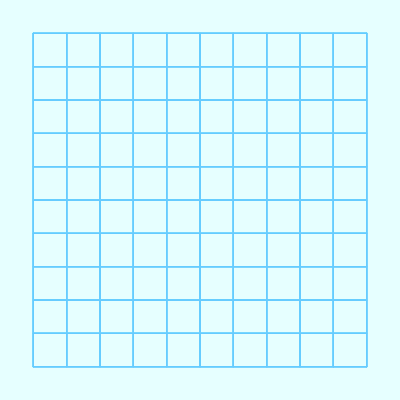
Frame 1 (no input)
Frame 60 (no input): identical to frame 1, image omitted
Frame 120 (the mouse pressed at the canvas centre since frame 60): identical to frame 1, image omitted

The p5.js sketch that drew this single still picture (run headless with seeded random() and noise() and a simulated clock; from frame 60 on, the mouse is pressed at the canvas centre):

// p5.js sketch
// ── sketch.js
/* eslint-disable no-undef, no-unused-vars */
/*

  CONSTANTS AND VARS

*/
const RESOLUTION = 400;
const GRIDS = 12;
const BUTTON_X_SIZE = 90;
const BUTTON_Y_SIZE = 20;
var rays = []; // fixme multiple rays allowed ?
var mirrors = [];
var clickCount = 0;

/*

  CLASSES

*/

class Ray {
  constructor(_xpos, _ypos, _xvector, _yvector) {
    this.x = _xpos;
    this.y = _ypos;
    this.xvector = _xvector;
    this.yvector = _yvector;
  }
}

class Mirror {
  constructor(_x1, _y1, _x2, _y2) {
    this.x1 = _x1;
    this.y1 = _y1;
    this.x2 = _x2;
    this.y2 = _y2;
  }

  print() {
    console.log(
      "Mirror:",
      "\n",
      "x1:",
      this.x1,
      "y1:",
      this.y1,
      "\n",
      "x2:",
      this.x2,
      "y2:",
      this.y2
    );
  }
  printP5() {
    console.log(
      "Mirror:",
      "\n",
      "x1:",
      xToP5(this.x1),
      "y1:",
      yToP5(this.y1),
      "\n",
      "x2:",
      xToP5(this.x2),
      "y2:",
      yToP5(this.y2)
    );
  }
}

/* * * * * * * * * * * * * * * * *

  FUNCTIONS (MAIN IMPLEMENTATION)

* * * * * * * * * * * * * * * * * */

function tranformCoordsToGrid(x, y) {
  let new_x = xToGrid(x);
  let new_y = yToGrid(y);

  console.log("Previous coords:", x, y);
  console.log("New coords:", new_x, new_y);
}

function xToGrid(x) {
  return -1 + (GRIDS * x) / RESOLUTION;
}
function yToGrid(y) {
  return -1 + (RESOLUTION - y) / (RESOLUTION / GRIDS);
}

function xToP5(x) {
  return ((x + 1) * RESOLUTION) / GRIDS;
}
function yToP5(y) {
  return RESOLUTION - (y + 1) * (RESOLUTION / GRIDS);
}

/* * * * * * * * * * * * * * * * *

  TESTS

* * * * * * * * * * * * * * * * * */

function runTests() {}

function createTestEnv1() {
  /*
    Example from 
    POINTS
      A = (0,0)  B = (0,2)
      C = (2,2)  D = (1, 0)
    SEGMENTS
      AB, BC, CD
    RAY
      (1,1) with -1/2 slope (-2, 1)
  */

  mirrors.push(new Mirror(0, 0, 0, 2));
  mirrors.push(new Mirror(0, 2, 2, 2));
  mirrors.push(new Mirror(2, 2, 1, 0));
  rays.push(new Ray(1, 1, -2, 1)); // fixme (-2,1) from (0,0), not (1,1)
}

/*

  SETUP FUNCTION

*/

function setup() {
  // TESTS
  runTests();

  // ENVIRONMENT
  createCanvas(windowWidth, windowHeight);
  fill("black");
  textSize(100);

  // BUTTONS
  clear_button = makeButton("Clear", 425, 20 + 25 * 0, resetEnv);

  x1_input = createInput();
  y1_input = createInput();
  x2_input = createInput();
  y2_input = createInput();
  x1_input.size(BUTTON_X_SIZE);
  y1_input.size(BUTTON_X_SIZE);
  x2_input.size(BUTTON_X_SIZE);
  y2_input.size(BUTTON_X_SIZE);
  x1_input.position(425, 20 + 25 * 2);
  y1_input.position(425, 20 + 25 * 3);
  x2_input.position(425, 20 + 25 * 4);
  y2_input.position(425, 20 + 25 * 5);
  x1_text = createElement("h3", "x1 ←");
  y1_text = createElement("h3", "y1 ←");
  x2_text = createElement("h3", "x2");
  y2_text = createElement("h3", "y2");
  x1_text.position(x1_input.x + x1_input.width + 5, x1_input.y - 20);
  y1_text.position(y1_input.x + y1_input.width + 5, y1_input.y - 20);
  x2_text.position(x2_input.x + x2_input.width + 5, x2_input.y - 20);
  y2_text.position(y2_input.x + y2_input.width + 5, y2_input.y - 20);
  button = makeButton("Add Mirror", 425, 20 + 25 * 6, addMirror);
  button = makeButton("Add Ray", 425, 20 + 25 * 7, addRay);
  button = makeButton("Fire the ray!", 425, 20 + 25 * 9, fireTheRay);

  button = makeButton("Test #1", 425, 20 + 25 * 11, importTest1);
}

/*

  BUTTONS

*/
function makeButton(name, xpos, ypox, foo) {
  let button = createButton(name);
  button.position(xpos, ypox);
  button.mousePressed(foo);
  button.size(BUTTON_X_SIZE, BUTTON_Y_SIZE);
  return button;
}

function resetEnv() {
  rays = [];
  mirrors = [];
  console.log("[Environment reset]");
}

function addRay() {
  rays.push(
    new Ray(
      parseInt(x1_input.value(), 10),
      parseInt(y1_input.value(), 10),
      parseInt(x2_input.value(), 10),
      parseInt(y2_input.value(), 10)
    )
  );
  console.log("[Ray added]");
}

function addMirror() {
  mirrors.push(
    new Mirror(
      parseInt(x1_input.value(), 10),
      parseInt(y1_input.value(), 10),
      parseInt(x2_input.value(), 10),
      parseInt(y2_input.value(), 10)
    )
  );
  console.log("[Mirror added]");
}

function fireTheRay() {
  console.log("[Fire (todo)]");
}

function importTest1() {
  resetEnv();
  createTestEnv1();
}

/*

  DRAW FUNCTIONS

*/

// draws the cartesian plane
function drawIntegerGrid() {
  let xStep = width / GRIDS;
  let yStep = height / GRIDS;
  for (let x = xStep; x < width - xStep; x += xStep) {
    for (let y = yStep; y < height - yStep; y += yStep) {
      stroke(102, 204, 255);
      line(x, xStep, x, height - yStep);
      line(xStep, y, width - xStep, y);
      stroke(0);
    }
  }
}

/*

  OTHER P5 FUNCTIONS

*/

function draw() {
  const CANVAS_SIZE = 400;
  createCanvas(CANVAS_SIZE, CANVAS_SIZE);
  background(230, 255, 255);
  drawIntegerGrid();
  drawMirrors();
  drawRay();
}

function drawMirrors() {
  const TEXT_OFFSET = 5;
  let msg1, msg2;
  for (const mirror of mirrors) {
    line(
      xToP5(mirror.x1),
      yToP5(mirror.y1),
      xToP5(mirror.x2),
      yToP5(mirror.y2)
    );
    msg1 = "(" + mirror.x1.toString() + "," + mirror.y1.toString() + ")";
    msg2 = "(" + mirror.x2.toString() + "," + mirror.y2.toString() + ")";
    text(msg1, xToP5(mirror.x1) + TEXT_OFFSET, yToP5(mirror.y1) - TEXT_OFFSET);
    text(msg2, xToP5(mirror.x2) + TEXT_OFFSET, yToP5(mirror.y2) - TEXT_OFFSET);
  }
}

function drawRay() {
  for (const ray of rays) {
    ellipse(xToP5(ray.x), yToP5(ray.y), 4, 4);
  }
  // TODO: vactor slope
}

windowResized = function () {
  resizeCanvas(windowWidth, windowHeight);
};

function mousePressed() {
  if (mouseX > 25 && mouseX < 375 && mouseY > 25 && mouseY < 375) {
    clickCount += 1;
    let grid_x = round(xToGrid(mouseX));
    let grid_y = round(yToGrid(mouseY));

    if (clickCount % 2 === 1) {
      x1_input.value(grid_x);
      y1_input.value(grid_y);
      x1_text.html("x1");
      y1_text.html("y1");
      x2_text.html("x2 ←");
      y2_text.html("y2 ←");
    } else {
      x2_input.value(grid_x);
      y2_input.value(grid_y);
      x1_text.html("x1 ←");
      y1_text.html("y1 ←");
      x2_text.html("x2");
      y2_text.html("y2");
    }
  }
}
